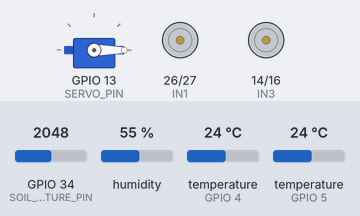
Simulated run of this sketch. Board: ESP32. Parts: servo, motor-driver pin pairs drawn as motors (green arrow = first pin HIGH = forward, orange = second pin HIGH = backward, longer = more drive, scaled by the enable pin). The test bench sets the inputs (shaded band); at power-on: GPIO 34 (SOIL_MOISTURE_PIN) = 2048, humidity 55 %, temperature (sensors on GPIO 4, GPIO 5) 24 °C (analog values on the 0–4095 scale). WiFi joins after 1.5 s; servers stay silent unless stated; uploads are accepted with an empty reply; what the sketch prints to the serial monitor is not drawn.

Above: at 6.6 s.
At 11.05 s:
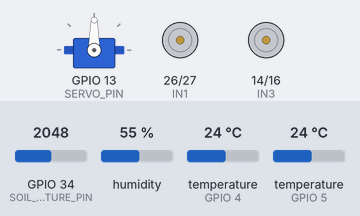
At 19.1 s:
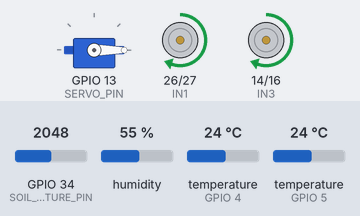
Timing chart, 0 to 25.5 s (numbered marks = the images above):
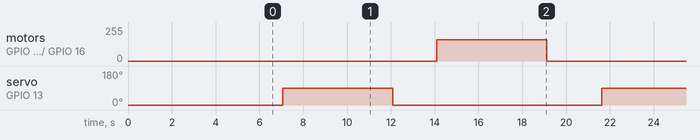

The sketch:

SendingDataFromESPToSoftwareUsingWifi.ino
```cpp
#include <Arduino.h>
#include <WiFi.h>
#include <HTTPClient.h>
#include <DHT.h>
#include <OneWire.h>
#include <DallasTemperature.h>
#include <ESP32Servo.h>

// ======================================================
// WIFI CONFIGURATION
// ======================================================

const char* WIFI_SSID = "faria";
const char* WIFI_PASSWORD = "stuff0609";

// IMPORTANT:
// This is your LAPTOP IP address.
// ESP32 and laptop must be on the same Wi-Fi network.
const char* SERVER_URL =
    "http://192.168.1.45:8000/api/sensors/telemetry";

// ======================================================
// SENSOR PINS
// ======================================================

#define DHT_PIN 4
#define DHT_TYPE DHT22

#define DS18B20_PIN 5

#define SOIL_MOISTURE_PIN 34

// pH is simulated.
// Physical pH sensor is NOT read.
#define PH_PIN 35

// ======================================================
// SERVO
// ======================================================

#define SERVO_PIN 13

Servo soilProbeServo;

// Based on your previous successful servo test
const int SERVO_UP = 0;
const int SERVO_DOWN = 90;

// ======================================================
// MOTOR DRIVER - L298N
// ======================================================

// LEFT SIDE
#define ENA 25
#define IN1 26
#define IN2 27

// RIGHT SIDE
#define ENB 17
#define IN3 14
#define IN4 16

// ESP32 Arduino Core 3.x PWM
#define PWM_FREQ 1000
#define PWM_RESOLUTION 8

// 0-255
// Using 160 initially for safer testing.
#define MOTOR_SPEED 160

// ======================================================
// SENSORS
// ======================================================

DHT dht(DHT_PIN, DHT_TYPE);

OneWire oneWire(DS18B20_PIN);
DallasTemperature soilTempSensor(&oneWire);

// ======================================================
// ZONE
// ======================================================

const char* ZONE_ID = "ZONE_A";

// ======================================================
// SIMULATED SOIL VALUES
// ======================================================

// These values are SIMULATED.
// They are NOT physical pH/NPK/EC measurements.

float simulatedPH = 6.5;
float simulatedEC = 0.82;

float simulatedNitrogen = 42.0;
float simulatedPhosphorus = 28.0;
float simulatedPotassium = 51.0;

// ======================================================
// SOIL MOISTURE PROTOTYPE CONVERSION
// ======================================================

// Your previous readings were approximately:
// Air  : 4095
// Soil : 2426-2430
//
// This is only a prototype estimate.
// It is NOT calibrated laboratory moisture.

const float MOISTURE_DRY_RAW = 4095.0;
const float MOISTURE_WET_RAW = 2000.0;

// ======================================================
// TIMING
// ======================================================

// Rover forward movement duration
const unsigned long FORWARD_TIME = 5000;

// Wait after rover stops
const unsigned long STOP_TIME = 2000;

// Wait after probe moves
const unsigned long PROBE_SETTLE_TIME = 1500;

// Wait before starting first cycle
const unsigned long STARTUP_WAIT = 3000;

// ======================================================
// WIFI CONNECTION
// ======================================================

void connectWiFi() {

  Serial.println();
  Serial.println("======================================");
  Serial.println("       AGRIEDGE ROVER");
  Serial.println("       WIFI CONNECTION");
  Serial.println("======================================");

  if (WiFi.status() == WL_CONNECTED) {

    Serial.println("Wi-Fi already connected.");

    return;
  }

  Serial.print("Connecting to Wi-Fi");

  WiFi.begin(WIFI_SSID, WIFI_PASSWORD);

  int attempts = 0;

  while (WiFi.status() != WL_CONNECTED &&
         attempts < 30) {

    delay(500);

    Serial.print(".");

    attempts++;
  }

  Serial.println();

  if (WiFi.status() == WL_CONNECTED) {

    Serial.println("Wi-Fi connected!");

    Serial.print("ESP32 IP address: ");
    Serial.println(WiFi.localIP());

    Serial.print("Server URL: ");
    Serial.println(SERVER_URL);

  } else {

    Serial.println("Wi-Fi connection FAILED.");

    Serial.println(
        "System will continue and retry later.");
  }

  Serial.println();
}

// ======================================================
// MOTOR STOP
// ======================================================

void stopMotors() {

  digitalWrite(IN1, LOW);
  digitalWrite(IN2, LOW);

  digitalWrite(IN3, LOW);
  digitalWrite(IN4, LOW);

  ledcWrite(ENA, 0);
  ledcWrite(ENB, 0);

  Serial.println("MOTORS: STOPPED");
}

// ======================================================
// MOVE FORWARD
// ======================================================

void moveForward() {

  Serial.println();
  Serial.println("======================================");
  Serial.println("ROVER: MOVING FORWARD");
  Serial.println("Duration: 5 seconds");
  Serial.println("======================================");

  // LEFT SIDE FORWARD
  digitalWrite(IN1, HIGH);
  digitalWrite(IN2, LOW);

  // RIGHT SIDE FORWARD
  digitalWrite(IN3, HIGH);
  digitalWrite(IN4, LOW);

  ledcWrite(ENA, MOTOR_SPEED);
  ledcWrite(ENB, MOTOR_SPEED);
}

// ======================================================
// MOVE BACKWARD
// ======================================================

void moveBackward() {

  Serial.println("ROVER: MOVING BACKWARD");

  // LEFT SIDE BACKWARD
  digitalWrite(IN1, LOW);
  digitalWrite(IN2, HIGH);

  // RIGHT SIDE BACKWARD
  digitalWrite(IN3, LOW);
  digitalWrite(IN4, HIGH);

  ledcWrite(ENA, MOTOR_SPEED);
  ledcWrite(ENB, MOTOR_SPEED);
}

// ======================================================
// TURN RIGHT
// ======================================================

void turnRight() {

  Serial.println("ROVER: TURNING RIGHT");

  // LEFT SIDE FORWARD
  digitalWrite(IN1, HIGH);
  digitalWrite(IN2, LOW);

  ledcWrite(ENA, MOTOR_SPEED);

  // RIGHT SIDE STOPPED
  digitalWrite(IN3, LOW);
  digitalWrite(IN4, LOW);

  ledcWrite(ENB, 0);
}

// ======================================================
// TURN LEFT
// ======================================================

void turnLeft() {

  Serial.println("ROVER: TURNING LEFT");

  // LEFT SIDE STOPPED
  digitalWrite(IN1, LOW);
  digitalWrite(IN2, LOW);

  ledcWrite(ENA, 0);

  // RIGHT SIDE FORWARD
  digitalWrite(IN3, HIGH);
  digitalWrite(IN4, LOW);

  ledcWrite(ENB, MOTOR_SPEED);
}

// ======================================================
// SERVO UP
// ======================================================

void probeUp() {

  Serial.println();
  Serial.println("PROBE: MOVING UP");

  soilProbeServo.write(SERVO_UP);

  delay(PROBE_SETTLE_TIME);

  Serial.println("PROBE: UP");
}

// ======================================================
// SERVO DOWN
// ======================================================

void probeDown() {

  Serial.println();
  Serial.println("PROBE: MOVING DOWN");

  soilProbeServo.write(SERVO_DOWN);

  delay(PROBE_SETTLE_TIME);

  Serial.println("PROBE: DOWN");
}

// ======================================================
// READ SENSORS
// ======================================================

bool readSensors(
    float &soilMoisture,
    float &soilTemperature,
    float &airTemperature,
    float &humidity) {

  // --------------------------------------
  // SOIL MOISTURE
  // --------------------------------------

  int moistureRaw =
      analogRead(SOIL_MOISTURE_PIN);

  soilMoisture =
      ((MOISTURE_DRY_RAW - moistureRaw) /
       (MOISTURE_DRY_RAW - MOISTURE_WET_RAW))
       * 100.0;

  soilMoisture =
      constrain(soilMoisture, 0.0, 100.0);

  // --------------------------------------
  // DHT22
  // --------------------------------------

  airTemperature =
      dht.readTemperature();

  humidity =
      dht.readHumidity();

  if (isnan(airTemperature) ||
      isnan(humidity)) {

    Serial.println("ERROR: DHT22 read failed.");

    return false;
  }

  // --------------------------------------
  // DS18B20
  // --------------------------------------

  soilTempSensor.requestTemperatures();

  soilTemperature =
      soilTempSensor.getTempCByIndex(0);

  if (soilTemperature ==
      DEVICE_DISCONNECTED_C) {

    Serial.println(
        "ERROR: DS18B20 read failed.");

    return false;
  }

  return true;
}

// ======================================================
// BUILD JSON
// ======================================================

String buildJSON(
    float soilMoisture,
    float soilTemperature,
    float airTemperature,
    float humidity) {

  String json = "{";

  json += "\"zone_id\":\"";
  json += ZONE_ID;
  json += "\",";

  // Timestamp currently handled by backend.
  json += "\"timestamp\":null,";

  // --------------------------------------
  // REAL SENSOR VALUES
  // --------------------------------------

  json += "\"soil_moisture\":";
  json += String(soilMoisture, 2);
  json += ",";

  json += "\"soil_temperature\":";
  json += String(soilTemperature, 2);
  json += ",";

  // --------------------------------------
  // SIMULATED VALUES
  // --------------------------------------

  json += "\"ph\":";
  json += String(simulatedPH, 2);
  json += ",";

  json += "\"ec\":";
  json += String(simulatedEC, 2);
  json += ",";

  json += "\"nitrogen\":";
  json += String(simulatedNitrogen, 2);
  json += ",";

  json += "\"phosphorus\":";
  json += String(simulatedPhosphorus, 2);
  json += ",";

  json += "\"potassium\":";
  json += String(simulatedPotassium, 2);
  json += ",";

  // --------------------------------------
  // AIR SENSOR VALUES
  // --------------------------------------

  json += "\"air_temperature\":";
  json += String(airTemperature, 2);
  json += ",";

  json += "\"humidity\":";
  json += String(humidity, 2);

  json += "}";

  return json;
}

// ======================================================
// SEND TELEMETRY
// ======================================================

void sendTelemetry() {

  Serial.println();
  Serial.println("======================================");
  Serial.println("       READING SENSOR DATA");
  Serial.println("======================================");

  // --------------------------------------
  // Check Wi-Fi
  // --------------------------------------

  if (WiFi.status() != WL_CONNECTED) {

    Serial.println(
        "Wi-Fi disconnected.");

    connectWiFi();

    if (WiFi.status() != WL_CONNECTED) {

      Serial.println(
          "Unable to send telemetry.");

      return;
    }
  }

  // --------------------------------------
  // Sensor variables
  // --------------------------------------

  float soilMoisture;
  float soilTemperature;
  float airTemperature;
  float humidity;

  // --------------------------------------
  // Read sensors
  // --------------------------------------

  bool success =
      readSensors(
          soilMoisture,
          soilTemperature,
          airTemperature,
          humidity);

  if (!success) {

    Serial.println(
        "Sensor read failed.");

    return;
  }

  // --------------------------------------
  // Build JSON
  // --------------------------------------

  String json =
      buildJSON(
          soilMoisture,
          soilTemperature,
          airTemperature,
          humidity);

  // --------------------------------------
  // Display values
  // --------------------------------------

  Serial.println();

  Serial.println("LIVE SENSOR DATA");

  Serial.print("Zone          : ");
  Serial.println(ZONE_ID);

  Serial.print("Soil Moisture : ");
  Serial.print(soilMoisture);
  Serial.println(" % (prototype)");

  Serial.print("Soil Temp     : ");
  Serial.print(soilTemperature);
  Serial.println(" °C");

  Serial.print("Air Temp      : ");
  Serial.print(airTemperature);
  Serial.println(" °C");

  Serial.print("Humidity      : ");
  Serial.print(humidity);
  Serial.println(" %");

  Serial.print("pH            : ");
  Serial.print(simulatedPH);
  Serial.println(" (SIMULATED)");

  Serial.print("EC            : ");
  Serial.print(simulatedEC);
  Serial.println(" (SIMULATED)");

  Serial.print("Nitrogen      : ");
  Serial.print(simulatedNitrogen);
  Serial.println(" (SIMULATED)");

  Serial.print("Phosphorus    : ");
  Serial.print(simulatedPhosphorus);
  Serial.println(" (SIMULATED)");

  Serial.print("Potassium     : ");
  Serial.print(simulatedPotassium);
  Serial.println(" (SIMULATED)");

  // --------------------------------------
  // JSON
  // --------------------------------------

  Serial.println();
  Serial.println("JSON:");
  Serial.println(json);

  // --------------------------------------
  // HTTP POST
  // --------------------------------------

  HTTPClient http;

  Serial.println();
  Serial.println(
      "Sending telemetry to dashboard...");

  http.begin(SERVER_URL);

  http.addHeader(
      "Content-Type",
      "application/json");

  int httpCode =
      http.POST(json);

  Serial.print(
      "HTTP response code: ");

  Serial.println(httpCode);

  if (httpCode > 0) {

    String response =
        http.getString();

    Serial.println(
        "Server response:");

    Serial.println(response);

  } else {

    Serial.print(
        "HTTP request failed: ");

    Serial.println(
        http.errorToString(httpCode));
  }

  http.end();

  Serial.println(
      "Telemetry transmission complete.");

  Serial.println(
      "======================================");
}

// ======================================================
// COMPLETE SOIL SAMPLING CYCLE
// ======================================================

void performSamplingCycle() {

  Serial.println();
  Serial.println();
  Serial.println("######################################");
  Serial.println("#       AGRIEDGE ROVER CYCLE         #");
  Serial.println("######################################");

  // ====================================================
  // STEP 1 - STOP ROVER
  // ====================================================

  stopMotors();

  delay(500);

  // ====================================================
  // STEP 2 - LOWER PROBE
  // ====================================================

  probeDown();

  Serial.println(
      "Waiting for soil sensors to stabilize...");

  delay(1500);

  // ====================================================
  // STEP 3 - READ + SEND DATA
  // ====================================================

  sendTelemetry();

  delay(1000);

  // ====================================================
  // STEP 4 - RAISE PROBE
  // ====================================================

  probeUp();

  delay(500);

  // ====================================================
  // STEP 5 - MOVE FORWARD
  // ====================================================

  moveForward();

  unsigned long movementStart =
      millis();

  while (
      millis() - movementStart <
      FORWARD_TIME) {

    // Keep checking Wi-Fi during movement.
    if (WiFi.status() != WL_CONNECTED) {

      Serial.println(
          "Wi-Fi lost while moving.");

      stopMotors();

      connectWiFi();

      break;
    }

    delay(100);
  }

  // ====================================================
  // STEP 6 - STOP
  // ====================================================

  stopMotors();

  Serial.println();
  Serial.println(
      "Rover reached next sampling position.");

  delay(STOP_TIME);

  Serial.println();
  Serial.println(
      "Starting next sampling cycle...");
}

// ======================================================
// SETUP
// ======================================================

void setup() {

  Serial.begin(115200);

  delay(1000);

  Serial.println();
  Serial.println();
  Serial.println("######################################");
  Serial.println("#                                    #");
  Serial.println("#       AGRIEDGE ROVER               #");
  Serial.println("#       AUTONOMOUS DEMO              #");
  Serial.println("#                                    #");
  Serial.println("######################################");
  Serial.println();

  // ====================================================
  // ADC
  // ====================================================

  analogReadResolution(12);

  pinMode(
      SOIL_MOISTURE_PIN,
      INPUT);

  // ====================================================
  // SENSORS
  // ====================================================

  dht.begin();

  soilTempSensor.begin();

  Serial.println(
      "Sensors initialized.");

  // ====================================================
  // SERVO
  // ====================================================

  soilProbeServo.setPeriodHertz(50);

  soilProbeServo.attach(
      SERVO_PIN,
      500,
      2400);

  // Always start with probe UP
  soilProbeServo.write(SERVO_UP);

  delay(1000);

  Serial.println(
      "Servo initialized.");

  Serial.println(
      "Probe position: UP");

  // ====================================================
  // MOTOR DRIVER
  // ====================================================

  pinMode(IN1, OUTPUT);
  pinMode(IN2, OUTPUT);

  pinMode(IN3, OUTPUT);
  pinMode(IN4, OUTPUT);

  // ESP32 Core 3.x
  ledcAttach(
      ENA,
      PWM_FREQ,
      PWM_RESOLUTION);

  ledcAttach(
      ENB,
      PWM_FREQ,
      PWM_RESOLUTION);

  // SAFETY
  stopMotors();

  Serial.println(
      "Motor driver initialized.");

  // ====================================================
  // WIFI
  // ====================================================

  connectWiFi();

  // ====================================================
  // STARTUP
  // ====================================================

  Serial.println();
  Serial.println(
      "======================================");

  Serial.println(
      "SYSTEM READY");

  Serial.println(
      "Starting autonomous demo in 3 seconds...");

  Serial.println(
      "======================================");

  delay(STARTUP_WAIT);
}

// ======================================================
// LOOP
// ======================================================

void loop() {

  // Continuous autonomous demonstration
  performSamplingCycle();
}
```

Measured:
- by itself, motor on GPIO 26 (IN1) / GPIO 27 (IN2), motor on GPIO 14 (IN3) / GPIO 16 (IN4): alternates forward 159/255 for 5.0 s and stopped for 9.5 s
- by itself, servo on GPIO 13 (SERVO_PIN): alternates 90° for 5.0 s and 0° for 9.5 s
